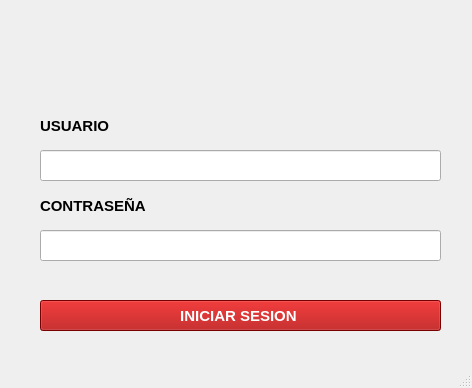
<?xml version="1.0" encoding="UTF-8"?>
<ui version="4.0">
 <class>MainWindow</class>
 <widget class="QMainWindow" name="MainWindow">
  <property name="geometry">
   <rect>
    <x>0</x>
    <y>0</y>
    <width>472</width>
    <height>388</height>
   </rect>
  </property>
  <property name="windowTitle">
   <string>MainWindow</string>
  </property>
  <widget class="QWidget" name="centralwidget">
   <widget class="QLabel" name="label">
    <property name="geometry">
     <rect>
      <x>160</x>
      <y>10</y>
      <width>131</width>
      <height>91</height>
     </rect>
    </property>
    <property name="text">
     <string/>
    </property>
    <property name="pixmap">
     <pixmap>../../../Users/DELQUI/Downloads/LOGO CONTA.jpeg</pixmap>
    </property>
    <property name="scaledContents">
     <bool>true</bool>
    </property>
    <property name="alignment">
     <set>Qt::AlignLeading|Qt::AlignLeft|Qt::AlignVCenter</set>
    </property>
   </widget>
   <widget class="QLabel" name="label_2">
    <property name="geometry">
     <rect>
      <x>40</x>
      <y>110</y>
      <width>401</width>
      <height>31</height>
     </rect>
    </property>
    <property name="font">
     <font>
      <family>Arial</family>
      <pointsize>11</pointsize>
      <weight>75</weight>
      <bold>true</bold>
     </font>
    </property>
    <property name="text">
     <string>USUARIO</string>
    </property>
   </widget>
   <widget class="QLabel" name="label_3">
    <property name="geometry">
     <rect>
      <x>40</x>
      <y>190</y>
      <width>401</width>
      <height>31</height>
     </rect>
    </property>
    <property name="font">
     <font>
      <family>Arial</family>
      <pointsize>11</pointsize>
      <weight>75</weight>
      <bold>true</bold>
     </font>
    </property>
    <property name="text">
     <string>CONTRASEÑA</string>
    </property>
   </widget>
   <widget class="QLineEdit" name="txtUsuario">
    <property name="geometry">
     <rect>
      <x>40</x>
      <y>150</y>
      <width>401</width>
      <height>31</height>
     </rect>
    </property>
    <property name="font">
     <font>
      <pointsize>11</pointsize>
     </font>
    </property>
   </widget>
   <widget class="QLineEdit" name="txtPassword">
    <property name="geometry">
     <rect>
      <x>40</x>
      <y>230</y>
      <width>401</width>
      <height>31</height>
     </rect>
    </property>
    <property name="font">
     <font>
      <pointsize>11</pointsize>
     </font>
    </property>
    <property name="echoMode">
     <enum>QLineEdit::Password</enum>
    </property>
   </widget>
   <widget class="QPushButton" name="btnIniciar">
    <property name="geometry">
     <rect>
      <x>40</x>
      <y>300</y>
      <width>401</width>
      <height>31</height>
     </rect>
    </property>
    <property name="font">
     <font>
      <family>Arial</family>
      <pointsize>11</pointsize>
      <weight>75</weight>
      <bold>true</bold>
     </font>
    </property>
    <property name="styleSheet">
     <string notr="true">background-color: rgb(170, 0, 0);
color: rgb(255, 255, 255);</string>
    </property>
    <property name="text">
     <string>INICIAR SESION </string>
    </property>
   </widget>
  </widget>
  <widget class="QMenuBar" name="menubar">
   <property name="geometry">
    <rect>
     <x>0</x>
     <y>0</y>
     <width>472</width>
     <height>18</height>
    </rect>
   </property>
  </widget>
  <widget class="QStatusBar" name="statusbar"/>
 </widget>
 <resources/>
 <connections/>
</ui>
